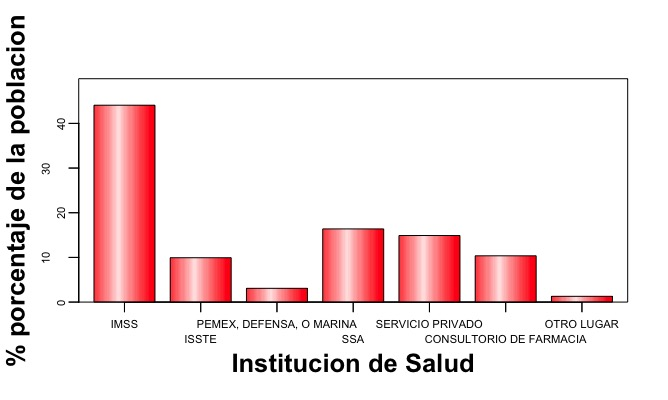

The script that drew this image:
library(plotrix)
library(readxl)

azca<-read_xlsx("azcasalud.xlsx")
attach(azca)

azca1<-azca[,-1]
azca2<-t(azca1)
colnames(azca2)<- c("IMSS", "ISSTE", "PEMEX, DEFENSA, O MARINA", "SSA", "SERVICIO PRIVADO", "CONSULTORIO DE FARMACIA", "OTRO LUGAR")
azca2

barp(azca2, names.arg = colnames(azca2), cex.axis = 0.7,
     col=rainbow(1), cylindrical = TRUE, ylim = c(0,50), 
     shadow = FALSE, staxx = TRUE, staxy = TRUE,
     legend.pos = list(x=0.10, y=0.30), xlab = "", ylab = "", border = TRUE)


mtext("Institucion de Salud", 1, line = 2.8, font = 2, cex = 1.6)
mtext("% porcentaje de la poblacion", 2, line = 2.6, font = 2, cex = 1.6)

#legend("topright", colnames(azca1), bty="n", cex = 0.5, fill=c("red","lightskyblue"))
